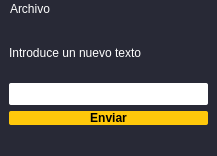
<?xml version="1.0" encoding="UTF-8"?>
<ui version="4.0">
 <class>MainWindow</class>
 <widget class="QMainWindow" name="MainWindow">
  <property name="geometry">
   <rect>
    <x>0</x>
    <y>0</y>
    <width>217</width>
    <height>156</height>
   </rect>
  </property>
  <property name="windowTitle">
   <string>Primer dieño</string>
  </property>
  <property name="windowIcon">
   <iconset resource="../resources2.qrc">
    <normaloff>:/Iconos/recursos/exit.png</normaloff>:/Iconos/recursos/exit.png</iconset>
  </property>
  <property name="styleSheet">
   <string notr="true">QWidget
{
	background-color: #282936;
	color: #ffffff;
	border-color: #000000;

}


/*-----QLabel-----*/
QLabel
{
	background-color: #282936;
	color: #ffffff;
	border-color: #000000;

}


/*-----QToolTip-----*/
QToolTip
{
	background-color: #282936;
	color: #fff;
	border: 1px solid #282936;
	font-weight: bold;

}


/*-----QToolButton-----*/
QPushButton
{
	background-color: #ffc80b;
	color: #000000;
	font-weight: bold;
	border: 0px solid;
	border-radius: 2px;

}


QPushButton::hover
{
	background-color: #ffe152;  

}


QPushButton::pressed
{
	background-color: #e5c010;

}


QPushButton::checked
{
	background-color: #e5c010;

}


/*-----QToolButton-----*/
QToolButton
{
	background-color: #ffc80b;
	color: #000000;
	font-weight: bold;
	border: 0px solid;
	border-radius: 2px;

}


QToolButton::hover
{
	background-color: #ffe152;  

}


QToolButton::pressed
{
	background-color: #e5c010;

}


QToolButton::checked
{
	background-color: #e5c010;

}


/*-----QLineEdit-----*/
QLineEdit
{
	background-color: white;
	color: #000000;
	padding: 3px;
	border: 0px solid;
	border-radius: 2px;
	selection-background-color: #0949ff;

}


QLineEdit::focus
{
	padding: 3px;
	border: 1px solid #0949ff;
	border-radius: 2px;

}


/*-----QTextEdit-----*/
QTextEdit
{
	background-color: white;
	color: #000;
	border-color: #000000;
	border: 0px solid;
	border-radius: 2px;

}


/*-----QListView-----*/
QListView
{
	background-color: #3a3a4e;
	color: #fff;
	border: 0px solid;
	border-radius: 2px;
	font-weight: bold;

}


QListView::item 
{
    padding: 5px;

}


QListView::item:selected 
{
    border: 1px solid #ffc80b;
    border: none;
    color: #000;
}


QListView::item:selected:!active 
{
    background-color: #ffc80b;
    border: none;
    color: #000;

}


QListView::item:selected:active 
{
    background-color: #ffc80b;
    border: none;
    color: #000;

}


QListView::item:hover 
{
    background-color: #282936;
    border: none;

}


/*-----QScrollBar-----*/
QScrollBar:vertical 
{
   border: none;
   width: 10px;

}


QScrollBar:horizontal 
{
   border: none;
   height: 10px;

}


QScrollBar::handle:vertical,
QScrollBar::handle:horizontal
{
   border: none;
   border-radius : 0px;
   background-color: #ffc80b;
   min-height: 80px;
   width : 12px;

}


QScrollBar::handle:vertical:hover,
QScrollBar::handle:horizontal:hover
{
   background-color: #e5c010; 

}


QScrollBar::add-line:vertical,
QScrollBar::add-line:horizontal
{
   border: none;
   background: transparent;
   height: 0px;
   subcontrol-position: bottom;
   subcontrol-origin: margin;

}


QScrollBar::add-line:vertical:hover,
QScrollBar::add-line:horizontal:hover
{
   background-color: transparent;

}


QScrollBar::add-line:vertical:pressed, 
QScrollBar::add-line:horizontal:pressed
{
   background-color: #3f3f3f;

}


QScrollBar::sub-line:vertical,
QScrollBar::sub-line:horizontal
{
   border: none;
   background: transparent;
   height: 0px;

}


QScrollBar::sub-line:vertical:hover,
QScrollBar::sub-line:horizontal:hover
{
   background-color: transparent;

}


QScrollBar::sub-line:vertical:pressed,
QScrollBar::sub-line:horizontal:pressed
{
   background-color: #3f3f3f;

}


QScrollBar::up-arrow:vertical,
QScrollBar::up-arrow:horizontal
{
   width: 0px;
   height: 0px;
   background: transparent;

}


QScrollBar::down-arrow:vertical, 
QScrollBar::down-arrow:horizontal
{
   width: 0px;
   height: 0px;
   background: transparent;

}


QScrollBar::add-page:vertical, QScrollBar::sub-page:vertical,
QScrollBar::add-page:horizontal, QScrollBar::sub-page:horizontal
{
   background-color: white;
	
}</string>
  </property>
  <widget class="QWidget" name="centralwidget">
   <layout class="QVBoxLayout" name="verticalLayout">
    <item>
     <widget class="QLabel" name="label">
      <property name="text">
       <string>Introduce un nuevo texto</string>
      </property>
     </widget>
    </item>
    <item>
     <widget class="QLineEdit" name="lineEdit">
      <property name="text">
       <string/>
      </property>
     </widget>
    </item>
    <item>
     <widget class="QPushButton" name="pushButton">
      <property name="statusTip">
       <string>Enviar  texto</string>
      </property>
      <property name="text">
       <string>Enviar</string>
      </property>
     </widget>
    </item>
   </layout>
  </widget>
  <widget class="QMenuBar" name="menubar">
   <property name="geometry">
    <rect>
     <x>0</x>
     <y>0</y>
     <width>217</width>
     <height>22</height>
    </rect>
   </property>
   <widget class="QMenu" name="menuArchivo">
    <property name="title">
     <string>Archivo</string>
    </property>
    <addaction name="actionSalir"/>
   </widget>
   <addaction name="menuArchivo"/>
  </widget>
  <widget class="QStatusBar" name="statusbar"/>
  <action name="actionSalir">
   <property name="text">
    <string>&amp;Salir</string>
   </property>
   <property name="shortcut">
    <string>Ctrl+Q</string>
   </property>
  </action>
 </widget>
 <resources>
  <include location="../resources2.qrc"/>
 </resources>
 <connections/>
</ui>
